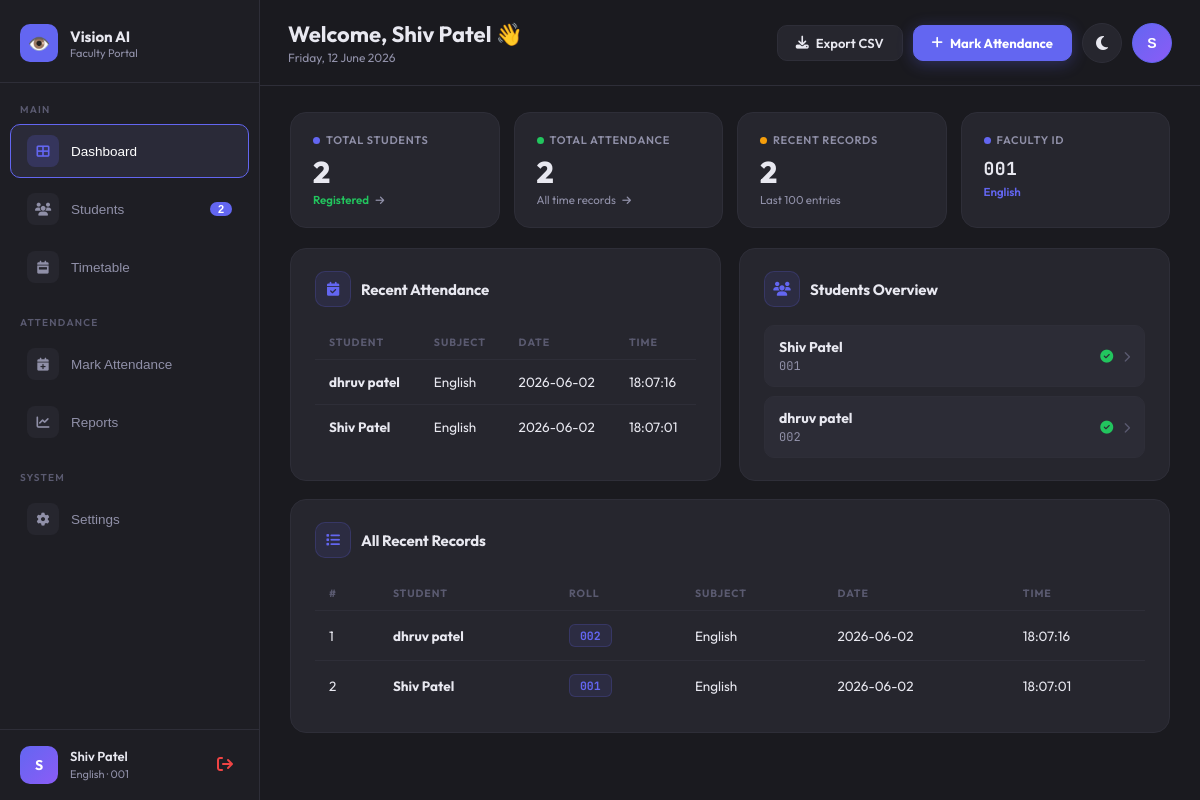
Screenshot of /faculty-dashboard (signed in) with the database file from the repository.
### tables this page shows
CREATE TABLE faculty (
    id             INTEGER  PRIMARY KEY AUTOINCREMENT,
    name           TEXT     NOT NULL,
    faculty_id     TEXT     UNIQUE NOT NULL,
    subject        TEXT     NOT NULL,
    email          TEXT     UNIQUE NOT NULL,
    password       TEXT     NOT NULL,
    designation    TEXT,
    phone          TEXT,
    is_active      INTEGER  DEFAULT 1,
    last_login     DATETIME,
    login_attempts INTEGER  DEFAULT 0,
    locked_until   DATETIME,
    created_at     DATETIME DEFAULT CURRENT_TIMESTAMP
);

CREATE TABLE attendance (
    id            INTEGER  PRIMARY KEY AUTOINCREMENT,
    student_roll  TEXT     NOT NULL,
    student_name  TEXT     NOT NULL,
    subject       TEXT     NOT NULL,
    date          TEXT     NOT NULL,
    time          TEXT     NOT NULL,
    marked_by     TEXT     NOT NULL,
    method        TEXT     DEFAULT 'manual',
    lbph_conf     REAL,
    hist_score    REAL,
    location      TEXT,
    device_info   TEXT,
    created_at    DATETIME DEFAULT CURRENT_TIMESTAMP
);

CREATE TABLE students (
    id             INTEGER  PRIMARY KEY AUTOINCREMENT,
    name           TEXT     NOT NULL,
    roll           TEXT     UNIQUE NOT NULL,
    phone          TEXT,
    email          TEXT     UNIQUE NOT NULL,
    password       TEXT     NOT NULL,
    face_image     TEXT,
    face_encoding  BLOB,
    standard       TEXT,
    division       TEXT,
    subject        TEXT,
    gender         TEXT,
    is_active      INTEGER  DEFAULT 1,
    last_login     DATETIME,
    login_attempts INTEGER  DEFAULT 0,
    locked_until   DATETIME,
    created_at     DATETIME DEFAULT CURRENT_TIMESTAMP
);

### app.py (the view)
@app.route('/faculty-dashboard')
@login_required_faculty
def faculty_dashboard():
    db = get_db()
    try:
        faculty = db.execute(
            "SELECT * FROM faculty WHERE faculty_id=? AND is_active=1",
            (session["faculty_id"],)
        ).fetchone()
        if not faculty:
            faculty = {
                "name":        session.get("faculty_name", "Faculty"),
                "faculty_id":  session.get("faculty_id", ""),
                "subject":     "", "email": "", "designation": "", "phone": "",
            }
        else:
            faculty = dict(faculty)
        faculty_subjects = db.execute(
            "SELECT DISTINCT subject FROM attendance WHERE marked_by=?",
            (session["faculty_id"],)
        ).fetchall()
        faculty_subject_list = [r["subject"] for r in faculty_subjects]
        faculty_subj = faculty.get("subject", "").strip()
        students = [dict(r) for r in db.execute(
            """SELECT * FROM students WHERE is_active=1
               AND (',' || LOWER(subject) || ',' LIKE '%,' || LOWER(?) || ',%'
                     OR LOWER(subject) = LOWER(?))
               ORDER BY name""",
            (faculty_subj, faculty_subj)
        ).fetchall()]
        attendance = [dict(r) for r in db.execute(
            "SELECT * FROM attendance WHERE marked_by=? ORDER BY date DESC, time DESC LIMIT 100",
            (session["faculty_id"],)
        ).fetchall()]
        total_students   = len(students)
        total_attendance = db.execute(
            "SELECT COUNT(*) FROM attendance WHERE marked_by=?",
            (session["faculty_id"],)
        ).fetchone()[0]
        face_enrolled = db.execute(
            "SELECT COUNT(*) FROM students WHERE face_image IS NOT NULL AND is_active=1"
        ).fetchone()[0]
        notifications = [dict(r) for r in db.execute(
            "SELECT * FROM notifications "
            "WHERE user_type='faculty' AND user_id=? AND is_read=0 "
            "ORDER BY created_at DESC LIMIT 5",
            (session["faculty_id"],)
        ).fetchall()]
        student_stats = {}
        for s in students:
            count = db.execute(
                "SELECT COUNT(*) FROM attendance WHERE student_roll=? AND marked_by=?",
                (s["roll"], session["faculty_id"])
            ).fetchone()[0]
            student_stats[s["roll"]] = count
        deleted_students_log = [dict(r) for r in db.execute(
            "SELECT name, roll, email, standard, division, subject, "
            "had_face, deleted_by, deleted_at "
            "FROM deleted_students ORDER BY deleted_at DESC LIMIT 50"
        ).fetchall()]
        return render_template(
            "faculty_dashboard.html",
            faculty=faculty,
            students=students,
            attendance=attendance,
            total_students=total_students,
            total_attendance=total_attendance,
            face_enrolled=face_enrolled,
            notifications=notifications,
            student_stats=student_stats,
            faculty_subjects=faculty_subject_list,
            deleted_students_log=deleted_students_log,
        )
    except Exception:
        import traceback
        traceback.print_exc()
        flash("Error loading dashboard.", "error")
        return redirect(url_for("faculty_login"))
    finally:
        db.close()

### app.py (called while the page is built, shortened)
@app.after_request
def ensure_session_saved(response):
    if "_csrf" in session and ("student_roll" in session or "faculty_id" in session):
        session.modified = True
    return response

def generate_csrf_token() -> str:
    if "_csrf" not in session:
        session["_csrf"] = secrets.token_hex(24)
    return session["_csrf"]

@app.before_request
def enforce_csrf():
    generate_csrf_token()
    if "student_roll" in session or "faculty_id" in session:
        session.permanent = True
    if request.method in ("GET", "HEAD", "OPTIONS"):
        return

@app.context_processor
def inject_csrf():
    return {"csrf_token": generate_csrf_token()}

### database/db.py (called while the page is built)
def get_db():
    conn = sqlite3.connect(DB_PATH, timeout=30)
    conn.row_factory  = sqlite3.Row
    conn.execute("PRAGMA foreign_keys  = ON")
    conn.execute("PRAGMA journal_mode  = WAL")
    conn.execute("PRAGMA synchronous   = NORMAL")
    conn.execute("PRAGMA cache_size    = -8000")
    conn.execute("PRAGMA busy_timeout  = 30000")
    return conn

### templates/faculty_dashboard.html (shortened to what this page needs)
<!DOCTYPE html>
<html lang="en">
<head>
    <link rel="stylesheet" href="https://cdnjs.cloudflare.com/ajax/libs/font-awesome/6.4.0/css/all.min.css">
</head>
<body>
<aside class="sidebar" id="sidebar">
    <div class="sidebar-logo"
     onclick="showPage('dashboard', document.querySelector('.nav-item'))"
     style="cursor:pointer;"
     title="Go to Dashboard">
    <div class="logo-icon">👁️</div>
    <div class="logo-text">
        <div class="name">Vision AI</div>
        <div class="sub">Faculty Portal</div>
    </div>
</div>
    <div class="nav-section-label">Main</div>
    <button class="nav-item active" onclick="showPage('dashboard', this)">
        <div class="nav-icon"><i class="fas fa-th-large"></i></div> Dashboard
    </button>
    <button class="nav-item" onclick="showPage('students', this)">
        <div class="nav-icon"><i class="fas fa-users"></i></div>
        Students <span class="nav-badge" id="students-badge">{{ total_students }}</span>
    </button>
    <button class="nav-item" onclick="showPage('timetable', this)">
        <div class="nav-icon"><i class="fas fa-calendar-week"></i></div> Timetable
    </button>
    <div class="nav-section-label">Attendance</div>
    <button class="nav-item" onclick="showPage('mark', this)">
        <div class="nav-icon"><i class="fas fa-calendar-plus"></i></div> Mark Attendance
    </button>
    <button class="nav-item" onclick="showPage('reports', this)">
        <div class="nav-icon"><i class="fas fa-chart-line"></i></div> Reports
    </button>
    <div class="nav-section-label">System</div>
    <button class="nav-item" onclick="showPage('settings', this)">
        <div class="nav-icon"><i class="fas fa-cog"></i></div> Settings
    </button>
<div class="sidebar-footer">
    <div class="user-avatar">{{ faculty['name'][0] | upper }}</div>
    <div class="user-info">
        <div class="uname">{{ faculty['name'] }}</div>
        <div class="urole">{{ faculty['subject'] }} · {{ faculty['faculty_id'] }}</div>
    </div>
    <button onclick="openLogoutModal()" title="Logout"
            style="margin-left:auto;background:none;border:none;cursor:pointer;
                   color:var(--accent-red);font-size:16px;padding:6px;border-radius:8px;
                   transition:all 0.2s;flex-shrink:0;"
            onmouseover="this.style.background='rgba(239,68,68,0.12)'"
            onmouseout="this.style.background='none'">
        <i class="fas fa-arrow-right-from-bracket"></i>
    </button>
</div>
</aside>
<div class="main">
    <div class="top-header">
        <div class="header-left">
            <h1 id="page-heading">Welcome, {{ faculty['name'] }} 👋</h1>
            <p id="page-date"></p>
        </div>
        <div class="header-actions">
            <a href="/api/attendance-export" class="btn"><i class="fas fa-download"></i> Export CSV</a>
            <button class="btn btn-primary" onclick="showPage('mark', document.querySelectorAll('.nav-item')[3])">
                <i class="fas fa-plus"></i> Mark Attendance
            </button>
            <button class="theme-toggle" onclick="toggleTheme()" title="Toggle Dark/Light Mode">
                <i class="fas fa-moon" id="theme-icon"></i>
            </button>
            <button class="profile-btn" title="View Profile" onclick="showProfileFromHeader()">
                {{ faculty['name'][0].upper() if faculty['name'] else 'F' }}
            </button>
        </div>
    </div>
    <div class="content">
        <div class="page active" id="page-dashboard">
            <div class="stats-row">
                <div class="stat-card" onclick="showPage('students', document.querySelectorAll('.nav-item')[1])" style="cursor:pointer;">
                    <div class="stat-label"><span class="stat-dot dot-accent"></span> Total Students</div>
                    <div class="stat-num">{{ total_students }}</div>
                    <div class="stat-sub"><span class="hl-green">Registered</span> <i class="fas fa-arrow-right" style="font-size:10px;margin-left:4px;"></i></div>
                </div>
                <div class="stat-card" onclick="showPage('reports', document.querySelectorAll('.nav-item')[3])" style="cursor:pointer;">
                    <div class="stat-label"><span class="stat-dot dot-green"></span> Total Attendance</div>
                    <div class="stat-num">{{ total_attendance }}</div>
                    <div class="stat-sub">All time records <i class="fas fa-arrow-right" style="font-size:10px;margin-left:4px;"></i></div>
                </div>
                <div class="stat-card">
                    <div class="stat-label"><span class="stat-dot dot-yellow"></span> Recent Records</div>
                    <div class="stat-num">{{ attendance | length }}</div>
                    <div class="stat-sub">Last 100 entries</div>
                </div>
                <div class="stat-card">
                    <div class="stat-label"><span class="stat-dot dot-accent"></span> Faculty ID</div>
                    <div style="font-size:18px;font-weight:700;font-family:'JetBrains Mono',monospace;color:var(--text-primary);margin-top:8px;margin-bottom:4px;letter-spacing:0.5px;word-break:break-all;">{{ faculty['faculty_id'] }}</div>
                    <div class="stat-sub"><span class="hl-accent">{{ faculty['subject'] }}</span></div>
                </div>
            </div>
            <div class="two-col">
                <div class="section-card" style="margin-bottom:0;">
                    <div class="section-header">
                        <div class="section-icon"><i class="fas fa-calendar-check"></i></div>
                        <div class="section-title-text">Recent Attendance</div>
                    </div>
                    <div class="table-wrap">
                        <table>
                            <thead><tr><th>Student</th><th>Subject</th><th>Date</th><th>Time</th></tr></thead>
                            <tbody>
                                {% for a in attendance[:5] %}
                                <tr>
                                    <td><strong>{{ a['student_name'] }}</strong></td>
                                    <td>{{ a['subject'] }}</td>
                                    <td>{{ a['date'] }}</td>
                                    <td>{{ a['time'] }}</td>
                                </tr>
                                {% else %}
                                <tr><td colspan="4"><div class="empty-state"><i class="fas fa-calendar-times"></i><p>No records yet</p></div></td></tr>
                                {% endfor %}
                            </tbody>
                        </table>
                    </div>
                </div>
                <div class="section-card" style="margin-bottom:0;">
                    <div class="section-header">
                        <div class="section-icon green"><i class="fas fa-users"></i></div>
                        <div class="section-title-text">Students Overview</div>
                    </div>
                    <div style="display:flex;flex-direction:column;gap:9px;">
                        {% for s in students[:4] %}
                        <div onclick="openStudentDetail('{{ s['roll'] }}','{{ s['name'] }}','{{ s['email'] }}','{{ s['standard'] or '' }}','{{ s['division'] or '' }}','{{ s['subject'] or '' }}','{{ s['phone'] or '' }}','{{ s['gender'] or '' }}',{{ student_stats.get(s['roll'], 0) }},'{{ 'yes' if s['face_image'] else 'no' }}')"
                             style="padding:12px 14px;background:var(--bg-card2);border-radius:10px;border:1px solid var(--border);display:flex;justify-content:space-between;align-items:center;transition:all 0.2s;cursor:pointer;"
                             onmouseover="this.style.borderColor='var(--border-act)';this.style.background='rgba(99,102,241,0.06)'"
                             onmouseout="this.style.borderColor='var(--border)';this.style.background='var(--bg-card2)'">
                            <div>
                                <div style="font-weight:700;font-size:14px;">{{ s['name'] }}</div>
                                <div style="font-size:12px;color:var(--sub);margin-top:2px;font-family:'JetBrains Mono',monospace;">{{ s['roll'] }}</div>
                            </div>
                            <div style="display:flex;align-items:center;gap:10px;">
                                {% if s['face_image'] %}
                                <span class="face-yes"><i class="fas fa-check-circle"></i></span>
                                {% else %}
                                <span class="face-no"><i class="fas fa-times-circle"></i></span>
                                {% endif %}
                                <i class="fas fa-chevron-right" style="font-size:11px;color:var(--muted);"></i>
                            </div>
                        </div>
                        {% else %}
                        <div class="empty-state"><i class="fas fa-users"></i><p>No students yet</p></div>
                        {% endfor %}
                    </div>
                </div>
            </div>
            <div class="section-card">
                <div class="section-header">
                    <div class="section-icon blue"><i class="fas fa-list"></i></div>
                    <div class="section-title-text">All Recent Records</div>
                </div>
                <div class="table-wrap">
                    <table>
                        <thead><tr><th>#</th><th>Student</th><th>Roll</th><th>Subject</th><th>Date</th><th>Time</th></tr></thead>
                        <tbody>
                            {% for a in attendance %}
                            <tr>
                                <td>{{ loop.index }}</td>
                                <td><strong>{{ a['student_name'] }}</strong></td>
                                <td><span class="roll-badge">{{ a['student_roll'] }}</span></td>
                                <td>{{ a['subject'] }}</td>
                                <td>{{ a['date'] }}</td>
                                <td>{{ a['time'] }}</td>
                            </tr>
                            {% else %}
                            <tr><td colspan="6"><div class="empty-state"><i class="fas fa-inbox"></i><p>No records found</p></div></td></tr>
                            {% endfor %}
                        </tbody>
                    </table>
                </div>
            </div>
        </div>
    </div>
</div>
</body>
</html>

### rows the page displays
faculty: name "S", name "Shiv Patel", subject "English", faculty_id "001"
attendance: student_name "dhruv patel", subject "English", date "2026-06-02", time "18:07:16", student_roll "002"
attendance: student_name "Shiv Patel", subject "English", date "2026-06-02", time "18:07:01", student_roll "001"
students: name "Shiv Patel", roll "001"
students: name "dhruv patel", roll "002"

### other values shown
{{ total_students }} "2"
{{ total_attendance }} "2"
{{ attendance | length }} "2"
